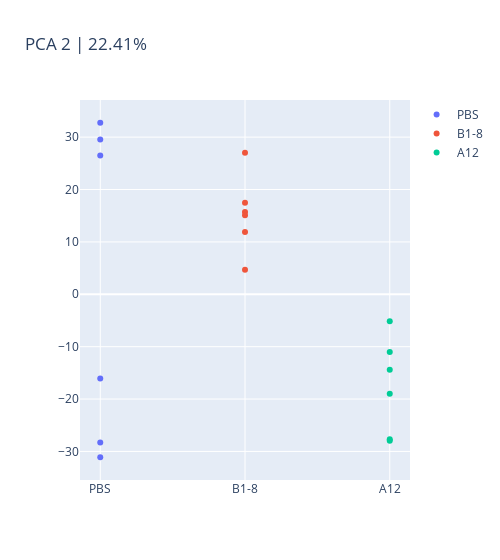

Source (notebook cell):
### Code cell
n = 1

fig = go.Figure()

fig.add_trace(go.Scatter(
    x = len(g2sn['PBS'])*['PBS'],
    y=comps.loc[g2sn['PBS'],n],
    mode='markers', name='PBS'
))

fig.add_trace(go.Scatter(
    x = len(g2sn['B1-8'])*['B1-8'],
    y=comps.loc[g2sn['B1-8'],n],
    mode='markers', name='B1-8'
))

fig.add_trace(go.Scatter(
    x = len(g2sn['A12'])*['A12'],
    y=comps.loc[g2sn['A12'],n],
    mode='markers', name='A12'
))


fig.update_layout(title=f'PCA {n+1} | {round(res.loc[n, "%Var PCA"], 2)}%', width=500)
fig.show()

### Figure 1 — Plotly figure (JSON) as saved in the notebook; plotly's stock layout.template omitted (floating-point values rounded to 4 significant figures)
{"data": [{"mode": "markers", "name": "PBS", "type": "scatter", "x": ["PBS", "PBS", "PBS", "PBS", "PBS", "PBS"], "y": [26.51, 29.54, 32.75, -31.11, -28.3, -16.06]}, {"mode": "markers", "name": "B1-8", "type": "scatter", "x": ["B1-8", "B1-8", "B1-8", "B1-8", "B1-8", "B1-8"], "y": [4.69, 15.7, 17.47, 15.09, 11.91, 27.0]}, {"mode": "markers", "name": "A12", "type": "scatter", "x": ["A12", "A12", "A12", "A12", "A12", "A12"], "y": [-11.02, -27.95, -5.167, -27.67, -14.39, -18.99]}], "layout": {"title": {"text": "PCA 2 | 22.41%"}, "width": 500}}
